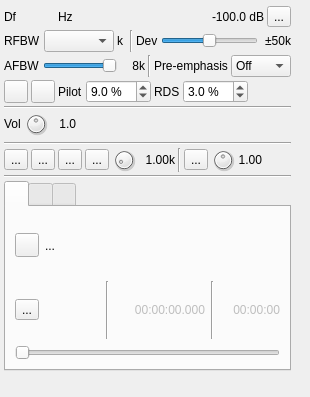
<?xml version="1.0" encoding="UTF-8"?>
<ui version="4.0">
 <class>BFMModGUI</class>
 <widget class="RollupContents" name="BFMModGUI">
  <property name="geometry">
   <rect>
    <x>0</x>
    <y>0</y>
    <width>310</width>
    <height>397</height>
   </rect>
  </property>
  <property name="sizePolicy">
   <sizepolicy hsizetype="Expanding" vsizetype="Fixed">
    <horstretch>0</horstretch>
    <verstretch>0</verstretch>
   </sizepolicy>
  </property>
  <property name="minimumSize">
   <size>
    <width>300</width>
    <height>0</height>
   </size>
  </property>
  <property name="maximumSize">
   <size>
    <width>560</width>
    <height>16777215</height>
   </size>
  </property>
  <property name="font">
   <font>
    <family>Liberation Sans</family>
    <pointsize>9</pointsize>
   </font>
  </property>
  <property name="focusPolicy">
   <enum>Qt::FocusPolicy::StrongFocus</enum>
  </property>
  <property name="windowTitle">
   <string>Broadcast FM Modulator</string>
  </property>
  <widget class="QWidget" name="settingsContainer" native="true">
   <property name="geometry">
    <rect>
     <x>2</x>
     <y>2</y>
     <width>291</width>
     <height>371</height>
    </rect>
   </property>
   <property name="minimumSize">
    <size>
     <width>280</width>
     <height>0</height>
    </size>
   </property>
   <property name="windowTitle">
    <string>Settings</string>
   </property>
   <layout class="QVBoxLayout" name="verticalLayout">
    <property name="spacing">
     <number>3</number>
    </property>
    <property name="leftMargin">
     <number>2</number>
    </property>
    <property name="topMargin">
     <number>2</number>
    </property>
    <property name="rightMargin">
     <number>2</number>
    </property>
    <property name="bottomMargin">
     <number>2</number>
    </property>
    <item>
     <layout class="QHBoxLayout" name="deltaFreqPowLayout">
      <property name="topMargin">
       <number>2</number>
      </property>
      <item>
       <layout class="QHBoxLayout" name="deltaFrequencyLayout">
        <item>
         <widget class="QLabel" name="deltaFrequencyLabel">
          <property name="minimumSize">
           <size>
            <width>16</width>
            <height>0</height>
           </size>
          </property>
          <property name="text">
           <string>Df</string>
          </property>
         </widget>
        </item>
        <item>
         <widget class="ValueDialZ" name="deltaFrequency" native="true">
          <property name="sizePolicy">
           <sizepolicy hsizetype="Maximum" vsizetype="Maximum">
            <horstretch>0</horstretch>
            <verstretch>0</verstretch>
           </sizepolicy>
          </property>
          <property name="minimumSize">
           <size>
            <width>32</width>
            <height>16</height>
           </size>
          </property>
          <property name="font">
           <font>
            <family>Liberation Mono</family>
            <pointsize>12</pointsize>
           </font>
          </property>
          <property name="cursor">
           <cursorShape>PointingHandCursor</cursorShape>
          </property>
          <property name="focusPolicy">
           <enum>Qt::FocusPolicy::StrongFocus</enum>
          </property>
          <property name="toolTip">
           <string>Demod shift frequency from center in Hz</string>
          </property>
         </widget>
        </item>
        <item>
         <widget class="QLabel" name="deltaUnits">
          <property name="text">
           <string>Hz </string>
          </property>
         </widget>
        </item>
        <item>
         <spacer name="horizontalSpacer">
          <property name="orientation">
           <enum>Qt::Orientation::Horizontal</enum>
          </property>
          <property name="sizeHint" stdset="0">
           <size>
            <width>40</width>
            <height>20</height>
           </size>
          </property>
         </spacer>
        </item>
        <item>
         <widget class="QLabel" name="channelPower">
          <property name="minimumSize">
           <size>
            <width>60</width>
            <height>0</height>
           </size>
          </property>
          <property name="toolTip">
           <string>Channel power</string>
          </property>
          <property name="layoutDirection">
           <enum>Qt::LayoutDirection::RightToLeft</enum>
          </property>
          <property name="text">
           <string>-100.0 dB</string>
          </property>
          <property name="alignment">
           <set>Qt::AlignmentFlag::AlignRight|Qt::AlignmentFlag::AlignTrailing|Qt::AlignmentFlag::AlignVCenter</set>
          </property>
         </widget>
        </item>
       </layout>
      </item>
      <item>
       <widget class="QToolButton" name="channelMute">
        <property name="toolTip">
         <string>Mute/Unmute channel</string>
        </property>
        <property name="text">
         <string>...</string>
        </property>
        <property name="icon">
         <iconset resource="../../../sdrgui/resources/res.qrc">
          <normaloff>:/txon.png</normaloff>
          <normalon>:/txoff.png</normalon>:/txon.png</iconset>
        </property>
        <property name="checkable">
         <bool>true</bool>
        </property>
       </widget>
      </item>
     </layout>
    </item>
    <item>
     <layout class="QHBoxLayout" name="rfBandwidthLayout">
      <item>
       <widget class="QLabel" name="rfBwLabel">
        <property name="text">
         <string>RFBW</string>
        </property>
       </widget>
      </item>
      <item>
       <widget class="QComboBox" name="rfBW">
        <property name="maximumSize">
         <size>
          <width>70</width>
          <height>16777215</height>
         </size>
        </property>
       </widget>
      </item>
      <item>
       <widget class="QLabel" name="rfBWUnit">
        <property name="minimumSize">
         <size>
          <width>10</width>
          <height>0</height>
         </size>
        </property>
        <property name="text">
         <string>k</string>
        </property>
        <property name="alignment">
         <set>Qt::AlignmentFlag::AlignLeading|Qt::AlignmentFlag::AlignLeft|Qt::AlignmentFlag::AlignVCenter</set>
        </property>
       </widget>
      </item>
      <item>
       <widget class="Line" name="line_2">
        <property name="orientation">
         <enum>Qt::Orientation::Vertical</enum>
        </property>
       </widget>
      </item>
      <item>
       <widget class="QLabel" name="fmDevLabel">
        <property name="text">
         <string>Dev</string>
        </property>
       </widget>
      </item>
      <item>
       <widget class="QSlider" name="fmDev">
        <property name="sizePolicy">
         <sizepolicy hsizetype="Expanding" vsizetype="Minimum">
          <horstretch>0</horstretch>
          <verstretch>0</verstretch>
         </sizepolicy>
        </property>
        <property name="minimumSize">
         <size>
          <width>0</width>
          <height>0</height>
         </size>
        </property>
        <property name="toolTip">
         <string>Peak frequency deviation</string>
        </property>
        <property name="maximum">
         <number>100</number>
        </property>
        <property name="pageStep">
         <number>1</number>
        </property>
        <property name="value">
         <number>50</number>
        </property>
        <property name="orientation">
         <enum>Qt::Orientation::Horizontal</enum>
        </property>
       </widget>
      </item>
      <item>
       <widget class="QLabel" name="fmDevText">
        <property name="minimumSize">
         <size>
          <width>30</width>
          <height>0</height>
         </size>
        </property>
        <property name="text">
         <string>±50k</string>
        </property>
        <property name="alignment">
         <set>Qt::AlignmentFlag::AlignRight|Qt::AlignmentFlag::AlignTrailing|Qt::AlignmentFlag::AlignVCenter</set>
        </property>
       </widget>
      </item>
     </layout>
    </item>
    <item>
     <layout class="QHBoxLayout" name="fmDeviationLayout">
      <item>
       <widget class="QLabel" name="afBwLabel">
        <property name="text">
         <string>AFBW</string>
        </property>
       </widget>
      </item>
      <item>
       <widget class="QSlider" name="afBW">
        <property name="toolTip">
         <string>Audio bandwidth (kHz). Limited to 15 kHz to keep audio clear of the pilot and RDS</string>
        </property>
        <property name="minimum">
         <number>1</number>
        </property>
        <property name="maximum">
         <number>15</number>
        </property>
        <property name="pageStep">
         <number>1</number>
        </property>
        <property name="value">
         <number>15</number>
        </property>
        <property name="orientation">
         <enum>Qt::Orientation::Horizontal</enum>
        </property>
       </widget>
      </item>
      <item>
       <widget class="QLabel" name="afBWText">
        <property name="minimumSize">
         <size>
          <width>25</width>
          <height>0</height>
         </size>
        </property>
        <property name="text">
         <string>8k</string>
        </property>
        <property name="alignment">
         <set>Qt::AlignmentFlag::AlignRight|Qt::AlignmentFlag::AlignTrailing|Qt::AlignmentFlag::AlignVCenter</set>
        </property>
       </widget>
      </item>
      <item>
       <widget class="Line" name="line">
        <property name="orientation">
         <enum>Qt::Orientation::Vertical</enum>
        </property>
       </widget>
      </item>
      <item>
       <widget class="QLabel" name="preEmphasisLabel">
        <property name="text">
         <string>Pre-emphasis</string>
        </property>
       </widget>
      </item>
      <item>
       <widget class="QComboBox" name="preEmphasis">
        <property name="toolTip">
         <string>Pre-emphasis time constant</string>
        </property>
        <item>
         <property name="text">
          <string>Off</string>
         </property>
        </item>
        <item>
         <property name="text">
          <string>50 us</string>
         </property>
        </item>
        <item>
         <property name="text">
          <string>75 us</string>
         </property>
        </item>
       </widget>
      </item>
     </layout>
    </item>
    <item>
     <layout class="QHBoxLayout" name="broadcastLevelsLayout">
      <item>
       <widget class="ButtonSwitch" name="stereo">
        <property name="toolTip">
         <string>Mono/Stereo toggle. Stereo transmits the 19 kHz pilot and 38 kHz stereo difference signal</string>
        </property>
        <property name="text">
         <string/>
        </property>
        <property name="icon">
         <iconset resource="../../../sdrgui/resources/res.qrc">
          <normaloff>:/mono.png</normaloff>
          <normalon>:/stereo.png</normalon>:/mono.png</iconset>
        </property>
       </widget>
      </item>
      <item>
       <widget class="ButtonSwitch" name="rdsActive">
        <property name="toolTip">
         <string>Toggle RDS transmission on the 57 kHz subcarrier</string>
        </property>
        <property name="text">
         <string/>
        </property>
        <property name="icon">
         <iconset resource="../../../sdrgui/resources/res.qrc">
          <normaloff>:/rds.png</normaloff>:/rds.png</iconset>
        </property>
       </widget>
      </item>
      <item>
       <widget class="QLabel" name="pilotLevelLabel">
        <property name="text">
         <string>Pilot</string>
        </property>
       </widget>
      </item>
      <item>
       <widget class="QDoubleSpinBox" name="pilotLevel">
        <property name="toolTip">
         <string>19 kHz pilot level as a percentage of peak deviation</string>
        </property>
        <property name="suffix">
         <string> %</string>
        </property>
        <property name="decimals">
         <number>1</number>
        </property>
        <property name="minimum">
         <double>0.000000000000000</double>
        </property>
        <property name="maximum">
         <double>20.000000000000000</double>
        </property>
        <property name="singleStep">
         <double>0.500000000000000</double>
        </property>
        <property name="value">
         <double>9.000000000000000</double>
        </property>
       </widget>
      </item>
      <item>
       <widget class="QLabel" name="rdsLevelLabel">
        <property name="text">
         <string>RDS</string>
        </property>
       </widget>
      </item>
      <item>
       <widget class="QDoubleSpinBox" name="rdsLevel">
        <property name="toolTip">
         <string>RDS subcarrier level as a percentage of peak deviation</string>
        </property>
        <property name="suffix">
         <string> %</string>
        </property>
        <property name="decimals">
         <number>1</number>
        </property>
        <property name="minimum">
         <double>0.000000000000000</double>
        </property>
        <property name="maximum">
         <double>10.000000000000000</double>
        </property>
        <property name="singleStep">
         <double>0.500000000000000</double>
        </property>
        <property name="value">
         <double>3.000000000000000</double>
        </property>
       </widget>
      </item>
      <item>
       <spacer name="broadcastLevelsSpacer">
        <property name="orientation">
         <enum>Qt::Orientation::Horizontal</enum>
        </property>
        <property name="sizeHint" stdset="0">
         <size>
          <width>0</width>
          <height>0</height>
         </size>
        </property>
       </spacer>
      </item>
     </layout>
    </item>
    <item>
     <widget class="Line" name="line_5">
      <property name="orientation">
       <enum>Qt::Orientation::Horizontal</enum>
      </property>
     </widget>
    </item>
    <item>
     <layout class="QHBoxLayout" name="volumeLayout">
      <item>
       <widget class="QLabel" name="volLabel">
        <property name="text">
         <string>Vol</string>
        </property>
       </widget>
      </item>
      <item>
       <widget class="QDial" name="volume">
        <property name="maximumSize">
         <size>
          <width>24</width>
          <height>24</height>
         </size>
        </property>
        <property name="toolTip">
         <string>Audio input gain</string>
        </property>
        <property name="maximum">
         <number>20</number>
        </property>
        <property name="pageStep">
         <number>1</number>
        </property>
        <property name="value">
         <number>10</number>
        </property>
       </widget>
      </item>
      <item>
       <widget class="QLabel" name="volumeText">
        <property name="minimumSize">
         <size>
          <width>25</width>
          <height>0</height>
         </size>
        </property>
        <property name="toolTip">
         <string>Audio input gain value</string>
        </property>
        <property name="text">
         <string>1.0</string>
        </property>
        <property name="alignment">
         <set>Qt::AlignmentFlag::AlignRight|Qt::AlignmentFlag::AlignTrailing|Qt::AlignmentFlag::AlignVCenter</set>
        </property>
       </widget>
      </item>
      <item>
       <widget class="LevelMeterVU" name="volumeMeter" native="true">
        <property name="sizePolicy">
         <sizepolicy hsizetype="Expanding" vsizetype="Preferred">
          <horstretch>0</horstretch>
          <verstretch>0</verstretch>
         </sizepolicy>
        </property>
        <property name="font">
         <font>
          <family>Liberation Mono</family>
          <pointsize>8</pointsize>
         </font>
        </property>
        <property name="toolTip">
         <string>Level (% full range) top trace: average, bottom trace: instantaneous peak, tip: peak hold</string>
        </property>
       </widget>
      </item>
     </layout>
    </item>
    <item>
     <widget class="QWidget" name="broadcastSettings" native="true">
      <layout class="QVBoxLayout" name="broadcastLayout">
       <property name="spacing">
        <number>2</number>
       </property>
       <property name="leftMargin">
        <number>0</number>
       </property>
       <property name="topMargin">
        <number>0</number>
       </property>
       <property name="rightMargin">
        <number>0</number>
       </property>
       <property name="bottomMargin">
        <number>0</number>
       </property>
      </layout>
     </widget>
    </item>
    <item>
     <widget class="Line" name="line_6">
      <property name="orientation">
       <enum>Qt::Orientation::Horizontal</enum>
      </property>
     </widget>
    </item>
    <item>
     <layout class="QHBoxLayout" name="recordFileSelectLayout">
      <item>
       <widget class="ButtonSwitch" name="mic">
        <property name="toolTip">
         <string>Audio input</string>
        </property>
        <property name="text">
         <string>...</string>
        </property>
        <property name="icon">
         <iconset resource="../../../sdrgui/resources/res.qrc">
          <normaloff>:/microphone.png</normaloff>:/microphone.png</iconset>
        </property>
        <property name="checkable">
         <bool>true</bool>
        </property>
       </widget>
      </item>
      <item>
       <widget class="ButtonSwitch" name="play">
        <property name="toolTip">
         <string>Record file play/pause</string>
        </property>
        <property name="text">
         <string>...</string>
        </property>
        <property name="icon">
         <iconset resource="../../../sdrgui/resources/res.qrc">
          <normaloff>:/play.png</normaloff>
          <normalon>:/pause.png</normalon>
          <disabledoff>:/play.png</disabledoff>
          <disabledon>:/play.png</disabledon>:/play.png</iconset>
        </property>
       </widget>
      </item>
      <item>
       <widget class="ButtonSwitch" name="tone">
        <property name="toolTip">
         <string>Tone modulation (1 kHz)</string>
        </property>
        <property name="text">
         <string>...</string>
        </property>
        <property name="icon">
         <iconset resource="../../../sdrgui/resources/res.qrc">
          <normaloff>:/carrier.png</normaloff>:/carrier.png</iconset>
        </property>
       </widget>
      </item>
      <item>
       <widget class="ButtonSwitch" name="morseKeyer">
        <property name="toolTip">
         <string>Morse keyer at tone frequency</string>
        </property>
        <property name="text">
         <string>...</string>
        </property>
        <property name="icon">
         <iconset resource="../../../sdrgui/resources/res.qrc">
          <normaloff>:/morsekey.png</normaloff>:/morsekey.png</iconset>
        </property>
       </widget>
      </item>
      <item>
       <widget class="QDial" name="toneFrequency">
        <property name="maximumSize">
         <size>
          <width>24</width>
          <height>24</height>
         </size>
        </property>
        <property name="toolTip">
         <string>Tone frequency</string>
        </property>
        <property name="minimum">
         <number>10</number>
        </property>
        <property name="maximum">
         <number>1000</number>
        </property>
        <property name="pageStep">
         <number>1</number>
        </property>
        <property name="value">
         <number>100</number>
        </property>
       </widget>
      </item>
      <item>
       <widget class="QLabel" name="toneFrequencyText">
        <property name="minimumSize">
         <size>
          <width>36</width>
          <height>0</height>
         </size>
        </property>
        <property name="toolTip">
         <string>Tone frequency (kHz)</string>
        </property>
        <property name="text">
         <string>1.00k</string>
        </property>
        <property name="alignment">
         <set>Qt::AlignmentFlag::AlignRight|Qt::AlignmentFlag::AlignTrailing|Qt::AlignmentFlag::AlignVCenter</set>
        </property>
       </widget>
      </item>
      <item>
       <widget class="Line" name="line_3">
        <property name="orientation">
         <enum>Qt::Orientation::Vertical</enum>
        </property>
       </widget>
      </item>
      <item>
       <widget class="QToolButton" name="feedbackEnable">
        <property name="toolTip">
         <string>Left: enable / disable audio feedback - Right: select audio output device</string>
        </property>
        <property name="text">
         <string>...</string>
        </property>
        <property name="icon">
         <iconset resource="../../../sdrgui/resources/res.qrc">
          <normaloff>:/sound_off.png</normaloff>
          <normalon>:/sound_on.png</normalon>:/sound_off.png</iconset>
        </property>
        <property name="checkable">
         <bool>true</bool>
        </property>
       </widget>
      </item>
      <item>
       <widget class="QDial" name="feedbackVolume">
        <property name="maximumSize">
         <size>
          <width>24</width>
          <height>24</height>
         </size>
        </property>
        <property name="toolTip">
         <string>Audio feedback volume</string>
        </property>
        <property name="minimum">
         <number>0</number>
        </property>
        <property name="maximum">
         <number>100</number>
        </property>
        <property name="pageStep">
         <number>1</number>
        </property>
        <property name="value">
         <number>50</number>
        </property>
       </widget>
      </item>
      <item>
       <widget class="QLabel" name="feedbackVolumeText">
        <property name="maximumSize">
         <size>
          <width>30</width>
          <height>16777215</height>
         </size>
        </property>
        <property name="toolTip">
         <string>Audio feedback volume</string>
        </property>
        <property name="text">
         <string>1.00</string>
        </property>
        <property name="alignment">
         <set>Qt::AlignmentFlag::AlignRight|Qt::AlignmentFlag::AlignTrailing|Qt::AlignmentFlag::AlignVCenter</set>
        </property>
       </widget>
      </item>
      <item>
       <spacer name="horizontalSpacer_3">
        <property name="orientation">
         <enum>Qt::Orientation::Horizontal</enum>
        </property>
        <property name="sizeHint" stdset="0">
         <size>
          <width>40</width>
          <height>20</height>
         </size>
        </property>
       </spacer>
      </item>
     </layout>
    </item>
    <item>
     <widget class="Line" name="line_4">
      <property name="orientation">
       <enum>Qt::Orientation::Horizontal</enum>
      </property>
     </widget>
    </item>
    <item>
     <layout class="QHBoxLayout" name="horizontalLayout_3">
      <item>
       <widget class="QTabWidget" name="tabWidget">
        <property name="currentIndex">
         <number>0</number>
        </property>
        <widget class="QWidget" name="tabPlay">
         <attribute name="icon">
          <iconset resource="../../../sdrgui/resources/res.qrc">
           <normaloff>:/play.png</normaloff>:/play.png</iconset>
         </attribute>
         <attribute name="title">
          <string/>
         </attribute>
         <layout class="QVBoxLayout" name="verticalLayout_2">
          <item>
           <layout class="QHBoxLayout" name="horizontalLayout">
            <item>
             <widget class="QPushButton" name="showFileDialog">
              <property name="minimumSize">
               <size>
                <width>24</width>
                <height>24</height>
               </size>
              </property>
              <property name="maximumSize">
               <size>
                <width>24</width>
                <height>24</height>
               </size>
              </property>
              <property name="toolTip">
               <string>Open mono/stereo WAV or 48 kHz 32-bit float LE mono raw audio</string>
              </property>
              <property name="text">
               <string/>
              </property>
              <property name="icon">
               <iconset resource="../../../sdrgui/resources/res.qrc">
                <normaloff>:/preset-load.png</normaloff>:/preset-load.png</iconset>
              </property>
             </widget>
            </item>
            <item>
             <widget class="QLabel" name="recordFileText">
              <property name="text">
               <string>...</string>
              </property>
             </widget>
            </item>
           </layout>
          </item>
          <item>
           <layout class="QHBoxLayout" name="playControllLayout">
            <item>
             <widget class="ButtonSwitch" name="playLoop">
              <property name="toolTip">
               <string>Play file in a loop</string>
              </property>
              <property name="text">
               <string>...</string>
              </property>
              <property name="icon">
               <iconset resource="../../../sdrgui/resources/res.qrc">
                <normaloff>:/playloop.png</normaloff>:/playloop.png</iconset>
              </property>
             </widget>
            </item>
            <item>
             <spacer name="horizontalSpacer_2">
              <property name="orientation">
               <enum>Qt::Orientation::Horizontal</enum>
              </property>
              <property name="sizeHint" stdset="0">
               <size>
                <width>40</width>
                <height>20</height>
               </size>
              </property>
             </spacer>
            </item>
            <item>
             <widget class="Line" name="linePlay1">
              <property name="orientation">
               <enum>Qt::Orientation::Vertical</enum>
              </property>
             </widget>
            </item>
            <item>
             <widget class="QLabel" name="relTimeText">
              <property name="enabled">
               <bool>false</bool>
              </property>
              <property name="minimumSize">
               <size>
                <width>90</width>
                <height>0</height>
               </size>
              </property>
              <property name="toolTip">
               <string>Record time from start</string>
              </property>
              <property name="text">
               <string>00:00:00.000</string>
              </property>
              <property name="alignment">
               <set>Qt::AlignmentFlag::AlignRight|Qt::AlignmentFlag::AlignTrailing|Qt::AlignmentFlag::AlignVCenter</set>
              </property>
             </widget>
            </item>
            <item>
             <widget class="Line" name="linePlay2">
              <property name="orientation">
               <enum>Qt::Orientation::Vertical</enum>
              </property>
             </widget>
            </item>
            <item>
             <widget class="QLabel" name="recordLengthText">
              <property name="enabled">
               <bool>false</bool>
              </property>
              <property name="minimumSize">
               <size>
                <width>60</width>
                <height>0</height>
               </size>
              </property>
              <property name="toolTip">
               <string>Total record time</string>
              </property>
              <property name="text">
               <string>00:00:00</string>
              </property>
              <property name="alignment">
               <set>Qt::AlignmentFlag::AlignRight|Qt::AlignmentFlag::AlignTrailing|Qt::AlignmentFlag::AlignVCenter</set>
              </property>
             </widget>
            </item>
           </layout>
          </item>
          <item>
           <layout class="QHBoxLayout" name="horizontalLayout_nav">
            <item>
             <widget class="QSlider" name="navTimeSlider">
              <property name="toolTip">
               <string>Record file time navigator</string>
              </property>
              <property name="maximum">
               <number>100</number>
              </property>
              <property name="pageStep">
               <number>1</number>
              </property>
              <property name="orientation">
               <enum>Qt::Orientation::Horizontal</enum>
              </property>
             </widget>
            </item>
           </layout>
          </item>
         </layout>
        </widget>
        <widget class="QWidget" name="tabMorseKeyer">
         <attribute name="icon">
          <iconset resource="../../../sdrgui/resources/res.qrc">
           <normaloff>:/morsekey.png</normaloff>:/morsekey.png</iconset>
         </attribute>
         <attribute name="title">
          <string/>
         </attribute>
         <attribute name="toolTip">
          <string>TX Morse Code</string>
         </attribute>
         <layout class="QVBoxLayout" name="verticalLayout_3">
          <item>
           <widget class="CWKeyerGUI" name="cwKeyerGUI" native="true"/>
          </item>
         </layout>
        </widget>
        <widget class="QWidget" name="tabRDS">
         <attribute name="icon">
          <iconset resource="../../../sdrgui/resources/res.qrc">
           <normaloff>:/rds.png</normaloff>:/rds.png</iconset>
         </attribute>
         <attribute name="title">
          <string/>
         </attribute>
         <layout class="QVBoxLayout" name="verticalLayout_4">
          <item>
           <layout class="QHBoxLayout" name="horizontalLayout_2">
            <item>
             <widget class="QLabel" name="rdsPILabel">
              <property name="text">
               <string>PI</string>
              </property>
             </widget>
            </item>
            <item>
             <widget class="QLineEdit" name="rdsPI">
              <property name="maximumSize">
               <size>
                <width>50</width>
                <height>16777215</height>
               </size>
              </property>
              <property name="toolTip">
               <string>RDS programme identification code (4 hexadecimal digits)</string>
              </property>
              <property name="text">
               <string>1234</string>
              </property>
              <property name="maxLength">
               <number>4</number>
              </property>
             </widget>
            </item>
            <item>
             <spacer name="horizontalSpacer_4">
              <property name="orientation">
               <enum>Qt::Orientation::Horizontal</enum>
              </property>
              <property name="sizeHint" stdset="0">
               <size>
                <width>40</width>
                <height>20</height>
               </size>
              </property>
             </spacer>
            </item>
            <item>
             <widget class="QLabel" name="rdsPTYLabel">
              <property name="text">
               <string>PTY</string>
              </property>
             </widget>
            </item>
            <item>
             <widget class="QComboBox" name="rdsPTY">
              <property name="toolTip">
               <string>RDS programme type</string>
              </property>
             </widget>
            </item>
           </layout>
          </item>
          <item>
           <layout class="QHBoxLayout" name="rdsTextLayout">
            <item>
             <widget class="QLabel" name="rdsPSLabel">
              <property name="text">
               <string>PS</string>
              </property>
             </widget>
            </item>
            <item>
             <widget class="QLineEdit" name="rdsPS">
              <property name="toolTip">
               <string>RDS Program Service</string>
              </property>
              <property name="maxLength">
               <number>8</number>
              </property>
              <property name="placeholderText">
               <string>Programme service</string>
              </property>
             </widget>
            </item>
            <item>
             <widget class="QLabel" name="rdsRTLabel">
              <property name="text">
               <string>RT</string>
              </property>
             </widget>
            </item>
            <item>
             <widget class="QLineEdit" name="rdsRadioText">
              <property name="toolTip">
               <string>RDS Radio Text</string>
              </property>
              <property name="maxLength">
               <number>64</number>
              </property>
              <property name="placeholderText">
               <string>RadioText</string>
              </property>
             </widget>
            </item>
           </layout>
          </item>
         </layout>
        </widget>
       </widget>
      </item>
     </layout>
    </item>
   </layout>
  </widget>
 </widget>
 <customwidgets>
  <customwidget>
   <class>RollupContents</class>
   <extends>QWidget</extends>
   <header>gui/rollupcontents.h</header>
   <container>1</container>
  </customwidget>
  <customwidget>
   <class>ValueDialZ</class>
   <extends>QWidget</extends>
   <header>gui/valuedialz.h</header>
   <container>1</container>
  </customwidget>
  <customwidget>
   <class>ButtonSwitch</class>
   <extends>QToolButton</extends>
   <header>gui/buttonswitch.h</header>
  </customwidget>
  <customwidget>
   <class>LevelMeterVU</class>
   <extends>QWidget</extends>
   <header>gui/levelmeter.h</header>
   <container>1</container>
  </customwidget>
  <customwidget>
   <class>CWKeyerGUI</class>
   <extends>QWidget</extends>
   <header>gui/cwkeyergui.h</header>
   <container>1</container>
  </customwidget>
 </customwidgets>
 <resources>
  <include location="../../../sdrgui/resources/res.qrc"/>
 </resources>
 <connections/>
</ui>
